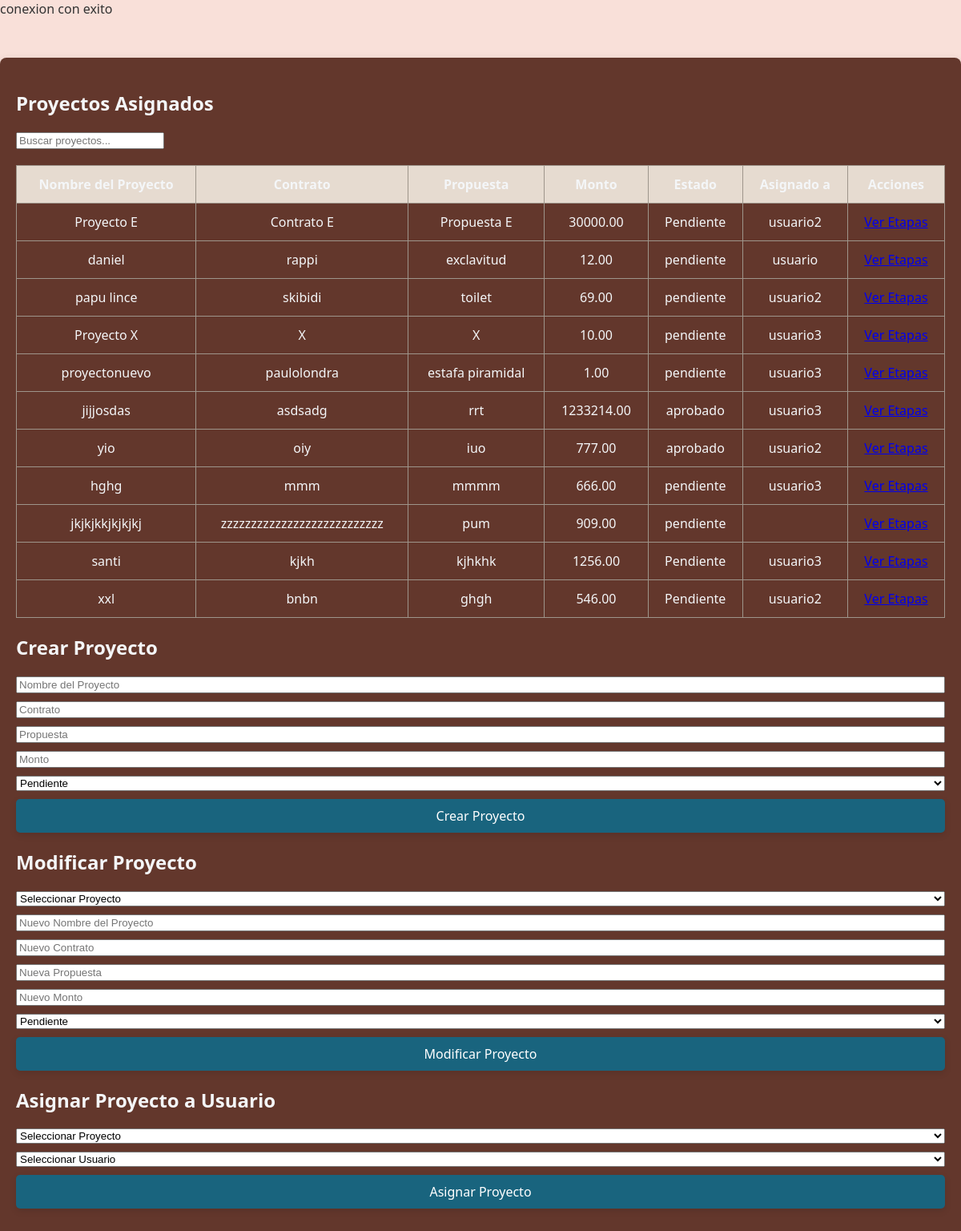
/index.php (signed in), run on the app's committed database.
### tables this page shows
CREATE TABLE `proyectos` (
  `id` int(11) NOT NULL,
  `nombre` varchar(255) NOT NULL,
  `estado` varchar(50) NOT NULL,
  `contrato` varchar(255) DEFAULT NULL,
  `propuesta` text DEFAULT NULL,
  `monto` decimal(10,2) NOT NULL,
  `fecha_creacion` timestamp NOT NULL DEFAULT current_timestamp(),
  `fecha_aprobacion` timestamp NULL DEFAULT NULL,
  `fecha_de_creacion` timestamp NOT NULL DEFAULT current_timestamp(),
  `fecha_de_aprobacion` timestamp NULL DEFAULT NULL
);

CREATE TABLE `usuarios` (
  `id` int(11) NOT NULL,
  `username` varchar(50) NOT NULL,
  `password` varchar(255) NOT NULL,
  `role` enum('admin','user') NOT NULL
);

### index.php (the view, shortened to what this page needs)
<?php
include 'db.php';
if ($_SESSION['role'] == 'admin') {
    $query = "SELECT p.id, p.nombre, p.contrato, p.propuesta, p.monto, p.estado, u.username AS asignado_a
              FROM proyectos p
              LEFT JOIN proyectos_asignados pa ON p.id = pa.proyecto_id
              LEFT JOIN usuarios u ON pa.usuario_id = u.id";
} else {
    $query = "SELECT p.id, p.nombre, p.contrato, p.propuesta, p.monto, p.estado
              FROM proyectos p
              JOIN proyectos_asignados pa ON p.id = pa.proyecto_id
              WHERE pa.usuario_id = ?";
}
$stmt = $conn->prepare($query);
$stmt->execute();
$result = $stmt->get_result();
?>
<!DOCTYPE html>
<html lang="es">
<head>
    <link rel="stylesheet" href="styles.css">
</head>
<body>
    <div class="container">
        <h2>Proyectos Asignados</h2>
        <input type="text" id="buscar" placeholder="Buscar proyectos..." onkeyup="buscarProyectos()">
        <table id="tabla-proyectos">
            <thead>
                <tr>
                    <th>Nombre del Proyecto</th>
                    <th>Contrato</th>
                    <th>Propuesta</th>
                    <th>Monto</th>
                    <th>Estado</th>
                    <th>Asignado a</th>
                    <th>Acciones</th>
                </tr>
            </thead>
            <tbody>
                <?php
                if ($result->num_rows > 0) {
                    while ($row = $result->fetch_assoc()) {
                        echo "<tr>
                                <td>{$row['nombre']}</td>
                                <td>{$row['contrato']}</td>
                                <td>{$row['propuesta']}</td>
                                <td>{$row['monto']}</td>
                                <td>{$row['estado']}</td>";
                        if ($_SESSION['role'] == 'admin') {
                            echo "<td>{$row['asignado_a']}</td>";
                        }
                        echo "<td>
                                <a href='etapas.php?proyecto_id={$row['id']}' class='btn'>Ver Etapas</a>
                              </td>
                              </tr>";
                    }
                } else {
                    echo "<tr><td colspan='7'>No hay proyectos asignados</td></tr>";
                }
                ?>
            </tbody>
        </table>
        <?php if ($_SESSION['role'] == 'admin') { ?>
            <h2>Crear Proyecto</h2>
            <form action="index.php" method="POST">
                <input type="text" name="nombre" placeholder="Nombre del Proyecto" required>
                <input type="text" name="contrato" placeholder="Contrato" required>
                <input type="text" name="propuesta" placeholder="Propuesta" required>
                <input type="number" name="monto" placeholder="Monto" required>
                <select name="estado" required>
                    <option value="Pendiente">Pendiente</option>
                </select>
                <button type="submit" name="crear_proyecto">Crear Proyecto</button>
            </form>
            <h2>Modificar Proyecto</h2>
            <form action="index.php" method="POST">
                <select name="proyecto_id" required>
                    <option value="">Seleccionar Proyecto</option>
                </select>
                <input type="text" name="nombre" placeholder="Nuevo Nombre del Proyecto" required>
                <input type="text" name="contrato" placeholder="Nuevo Contrato" required>
                <input type="text" name="propuesta" placeholder="Nueva Propuesta" required>
                <input type="number" name="monto" placeholder="Nuevo Monto" required>
                <select name="estado" required>
                    <option value="Pendiente">Pendiente</option>
                </select>
                <button type="submit" name="modificar_proyecto">Modificar Proyecto</button>
            </form>
            <h2>Asignar Proyecto a Usuario</h2>
            <form action="index.php" method="POST">
                <select name="proyecto_id" required>
                    <option value="">Seleccionar Proyecto</option>
                </select>
                <select name="usuario_id" required>
                    <option value="">Seleccionar Usuario</option>
                </select>
                <button type="submit" name="asignar_proyecto">Asignar Proyecto</button>
            </form>
        <?php } ?>
    </div>
</body>
</html>

### styles.css (style rules this page uses)
body { font-family: 'Segoe UI', Tahoma, Geneva, Verdana, sans-serif; background-color: #F9E0D9; color: #333; margin: 0; }
.container { min-width: 1000px; margin: 50px auto; padding: 20px; background-color: #63372C; color: #F4F6F8; border-radius: 8px; box-shadow: 0 4px 12px rgba(0, 0, 0, 0.15); }
form { display: flex; flex-direction: column; gap: 10px; margin-bottom: 20px; }
form button { background-color: #19647E; color: white; cursor: pointer; font-family: inherit; padding: 10px; font-size: 16px; border: none; border-radius: 5px; width: 100%; box-shadow: 0 3px 8px rgba(0, 0, 0, 0.1); transition: background-color 0.3s ease; }
table { width: 100%; border-collapse: collapse; margin-top: 20px; }
th, td { border: 1px solid #9e958b; padding: 12px; text-align: center; }
th { background-color: #E6DBD0; color: #F4F6F8; }
td { color: #F4F6F8; }
button { padding: 6px 12px; border: none; border-radius: 5px; cursor: pointer; font-size: 14px; }

### data on the page
proyectos: nombre "Proyecto E", contrato "Contrato E", propuesta "Propuesta E", monto "30000.00", estado "Pendiente", usuarios.username "usuario2"
proyectos: nombre "daniel", contrato "rappi", propuesta "exclavitud", monto "12.00", estado "pendiente", usuarios.username "usuario"
proyectos: nombre "papu lince", contrato "skibidi", propuesta "toilet", monto "69.00", estado "pendiente", usuarios.username "usuario2"
proyectos: nombre "Proyecto X", contrato "X", propuesta "X", monto "10.00", estado "pendiente", usuarios.username "usuario3"
proyectos: nombre "proyectonuevo", contrato "paulolondra", propuesta "estafa piramidal", monto "1.00", estado "pendiente", usuarios.username "usuario3"
proyectos: nombre "jijjosdas", contrato "asdsadg", propuesta "rrt", monto "1233214.00", estado "aprobado", usuarios.username "usuario3"
proyectos: nombre "yio", contrato "oiy", propuesta "iuo", monto "777.00", estado "aprobado", usuarios.username "usuario2"
proyectos: nombre "hghg", contrato "mmm", propuesta "mmmm", monto "666.00", estado "pendiente", usuarios.username "usuario3"
proyectos: nombre "jkjkjkkjkjkjkj", contrato "zzzzzzzzzzzzzzzzzzzzzzzzzzz", propuesta "pum", monto "909.00", estado "pendiente"
proyectos: nombre "santi", contrato "kjkh", propuesta "kjhkhk", monto "1256.00", estado "Pendiente", usuarios.username "usuario3"
proyectos: nombre "xxl", contrato "bnbn", propuesta "ghgh", monto "546.00", estado "Pendiente", usuarios.username "usuario2"
